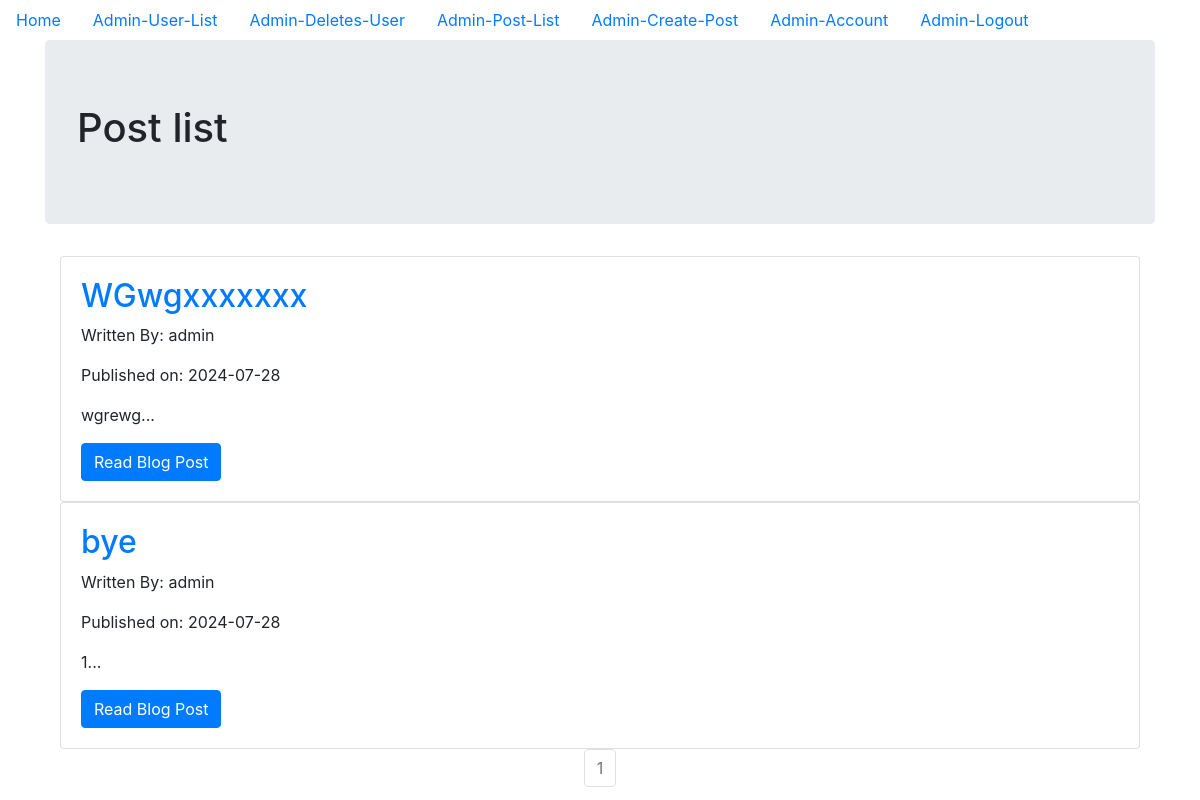
/admin_post_list (signed in), run on an earlier commit of the app's database.
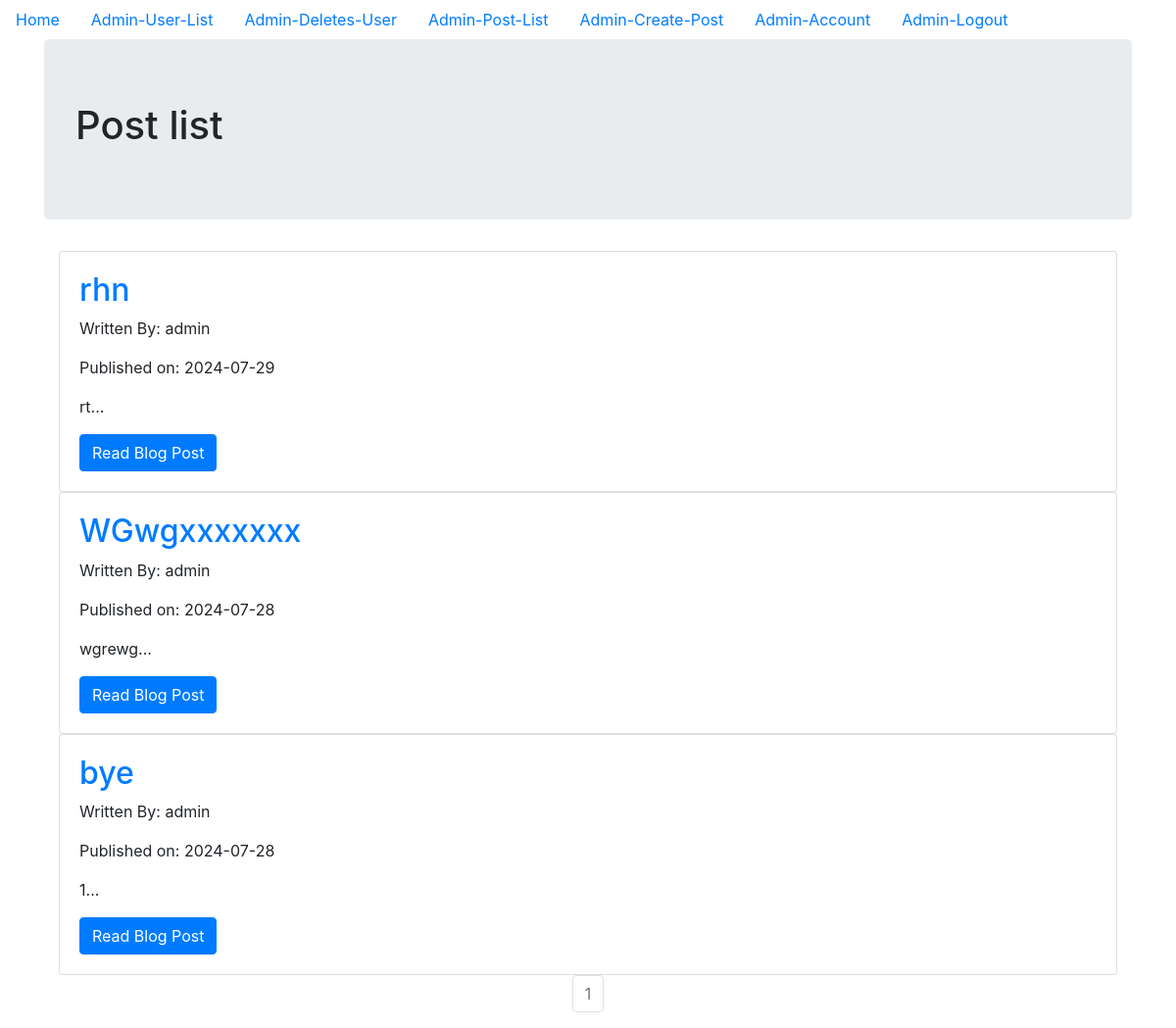
And on a later commit of the database.
### models.py (models this page shows, shortened)
class AdminBlogPost(db.Model):
    __tablename__ = 'adminblogpost_table'
    id = db.Column(db.Integer, primary_key=True)
    date = db.Column(db.DateTime, nullable=False, default=datetime.utcnow)
    title = db.Column(db.String(140), nullable=False)
    text = db.Column(db.Text, nullable=False)
    user_id = db.Column(db.Integer, db.ForeignKey('admin_table.id'), nullable=False)

class Admin(db.Model, UserMixin):
    __tablename__ = 'admin_table'
    id = db.Column(db.Integer, primary_key = True)
    profile_image = db.Column(db.String(20), nullable=False, default='admin_default_profile.jpg')
    email = db.Column(db.String(64), unique=True, index=True)
    username = db.Column(db.String(64), unique=True, index=True)
    password_hash = db.Column(db.String(128))
    posts = db.relationship('AdminBlogPost', backref='admin_author', lazy=True)
    clients = db.relationship('User',backref='admin_clients',lazy='dynamic')

### admin_site/admin_blog_post/views.py (the view)
@admin_blog_post_bp.route('/admin_post_list')
@login_required
@reauth_required('user')
def admin_post_list():
    page = request.args.get('page', 1, type=int)
    blog_posts = AdminBlogPost.query.filter_by(user_id=current_user.id).order_by(AdminBlogPost.date.desc()).paginate(page=page, per_page=10)
    return render_template('admin_post_list.html', blog_posts=blog_posts)

### models.py (called while the page is built)
@login_manager.user_loader
def load_user(user_id):
    user = User.query.get(user_id)
    if user:
        return user
    admin = Admin.query.get(user_id)
    if admin:
        return admin
    return None

### reauthentication.py (called while the page is built)
def reauth_required(role):
    def decorator(f):
        @wraps(f)
        def decorated_function(*args, **kwargs):
            if not session.get('reauthenticated'):
                flash('Please re-authenticate to access this page.', 'warning')
                if role == 'user' and current_user.id != 0:
                    return redirect(url_for('admin_authentication_bp.admin_login', next=request.url))
                elif role == 'admin' and current_user.id == 0:
                    return redirect(url_for('user_authentication_bp.user_login', next=request.url))
            return f(*args, **kwargs)
        return decorated_function
    return decorator

### admin_site/templates/admin_post_list.html (shortened to what this page needs)
{% extends "base.html" %}
{% block content %}
  <div class="jumbotron">
    <h1>Post list</h1>
  </div>
  <div class="container">
    {% for post in blog_posts.items %}
    <div class="card" >
      <div class="card-body">
        <h2><a class="card-title" href="  {{ url_for('admin_blog_post_bp.admin_read_post', blog_post_id=post.id) }}">{{ post.title }}</a></h2>
        <p>Written By: {{ post.admin_author.username }}</p>
        <p>Published on: {{ post.date.strftime('%Y-%m-%d') }}</p>
        <p class="card-text">{{ post.text[:100] }}...</p>
        <a href="{{ url_for('admin_blog_post_bp.admin_read_post', blog_post_id=post.id) }}" class="btn btn-primary">Read Blog Post</a>
      </div>
    </div>
   {% endfor %}
   <nav aria-label="Page navigation example">
     <ul class="pagination justify-content-center">
       {% for page_num in blog_posts.iter_pages(left_edge=1, right_edge=1, left_current=1, right_current=2) %}
          {% if blog_posts.page == page_num %}
          <li class="page-item disabled">
            <a class="page-link" href="{{ url_for('admin_blog_post_bp.admin_post_list', page=page_num) }}">{{ page_num }}</a></li>
          {% else %}
            <li class="page-item"><a class="page-link" href="{{ url_for('admin_blog_post_bp.admin_post_list', page=page_num) }}">{{ page_num }}</a></li>
          {% endif %}
      {% endfor %}
    </nav>
{% endblock %}

### templates/base.html (shortened to what this page needs)
<!DOCTYPE html>
<html lang="en" dir="ltr">
  <head>
    <link rel="stylesheet" href="https://maxcdn.bootstrapcdn.com/bootstrap/4.0.0/css/bootstrap.min.css">
  </head>
  <body>
    <ul class='nav'>
      <li class='nav-link'>
        <a href="{{url_for('home')}}">Home</a>
      </li>
      {% if current_user.is_authenticated %}
            {% if current_user.id == 0 %}
                  <li class='nav-link'>
                    <a href="{{url_for('admin_blog_post_bp.admin_user_list')}}">Admin-User-List</a>
                  </li>
                  <li class='nav-link'>
                    <a href="{{url_for('admin_blog_post_bp.admin_deletes_user')}}">Admin-Deletes-User</a>
                  </li>
                  <li class='nav-link'>
                    <a href="{{url_for('admin_blog_post_bp.admin_post_list')}}">Admin-Post-List</a>
                  </li>
                  <li class='nav-link'>
                    <a href="{{url_for('admin_blog_post_bp.admin_create_post')}}">Admin-Create-Post</a>
                  </li>
                  <li class='nav-link'>
                    <a href="{{url_for('admin_authentication_bp.admin_account')}}">Admin-Account</a>
                  </li>
                  <li class='nav-link'>
                    <a href="{{url_for('admin_authentication_bp.admin_logout')}}">Admin-Logout</a>
                  </li>
            {% endif %}
      {% endif %}
    </ul>
<div class="container">
  {% block content %}
  {% endblock %}
</div>
  </body>
</html>

What changed in the data, as far as the page shows it:
added AdminBlogPost: title "rhn", admin_author.username "admin", date "2024-07-29", text "rt"
